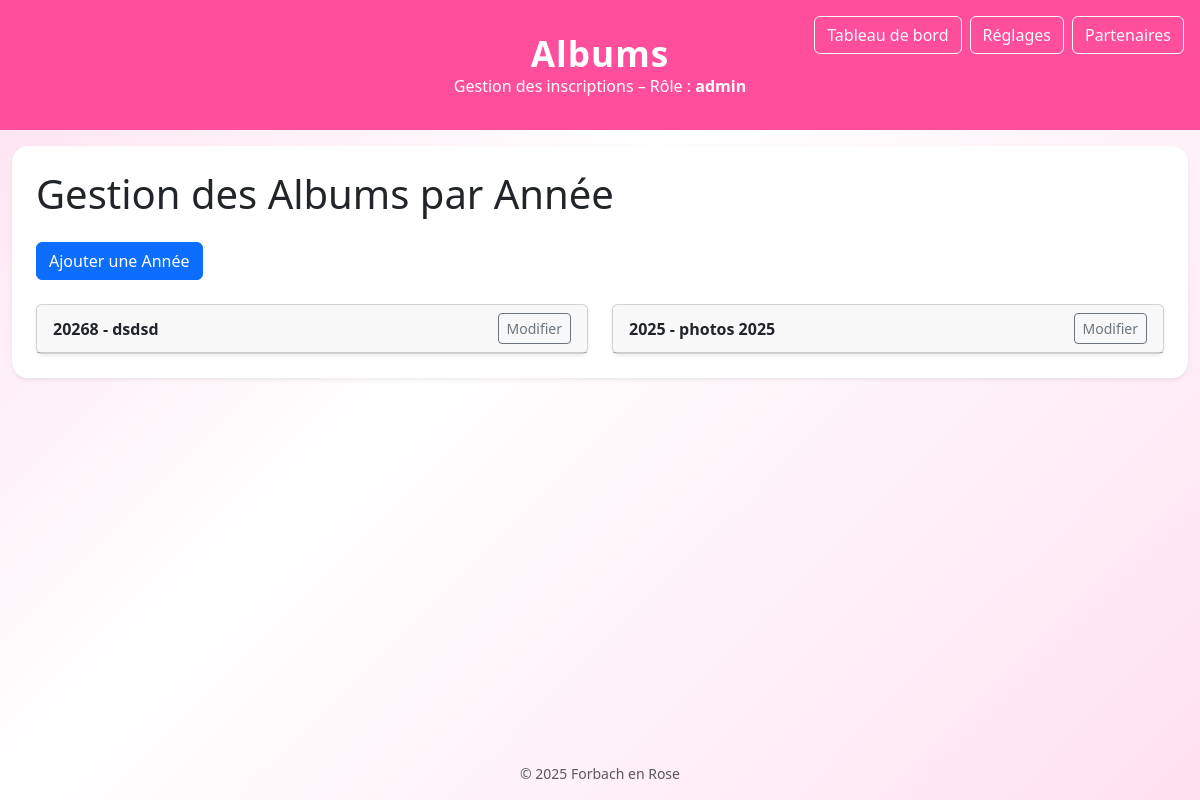
/inc/albums.php (signed in), run on an earlier commit of the app's database.
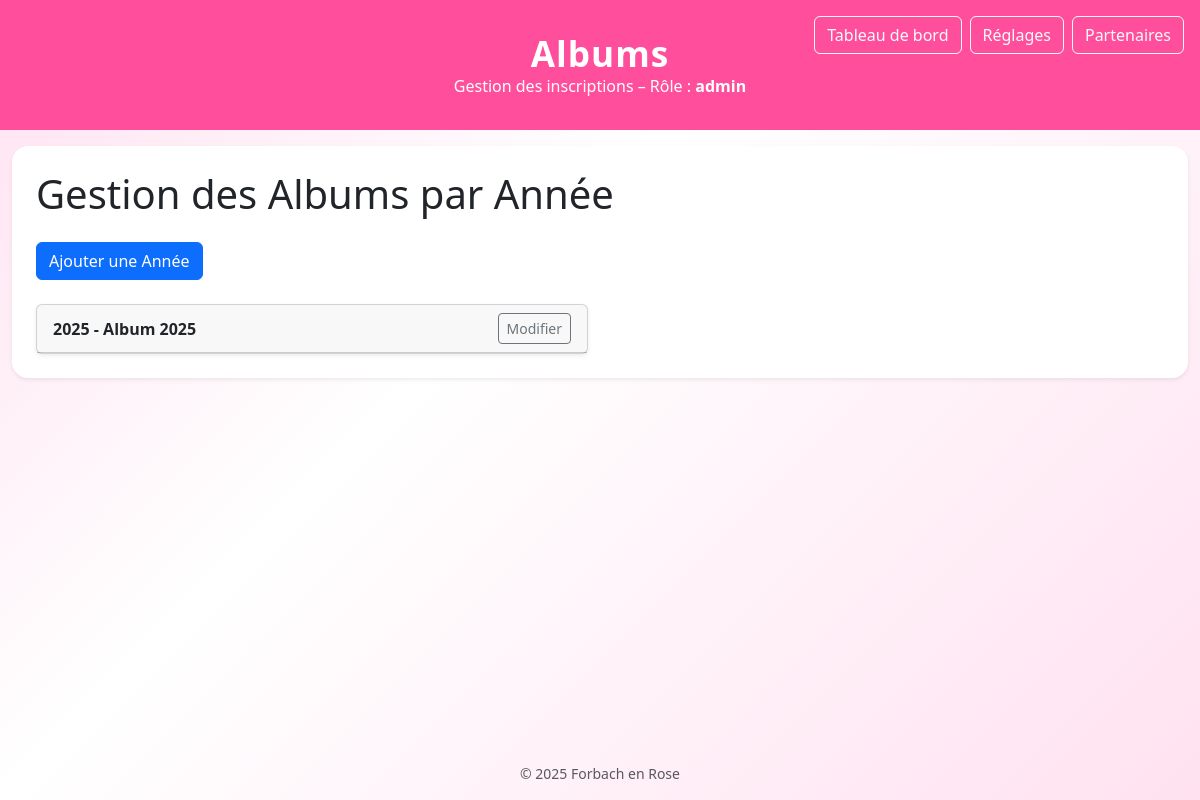
And on a later commit of the database.
### tables this page shows
CREATE TABLE IF NOT EXISTS `photo_years` (
  `id` int(11) NOT NULL AUTO_INCREMENT,
  `year` int(11) NOT NULL,
  `title` varchar(255) NOT NULL,
  PRIMARY KEY (`id`)
);

### config/config.php (called while the page is built, shortened)
<?php
function currentRole()   { return $_SESSION['role'] ?? null; }

### inc/albums.php (the view, shortened to what this page needs)
<?php
require '../config/config.php';
$role = currentRole();
$stmt = $pdo->prepare(
    'SELECT *
       FROM setting
      WHERE id = :id
      LIMIT 1');
$stmt->execute(['id' => 1]);
$data = $stmt->fetch(PDO::FETCH_ASSOC) ?: [];
$footer= $data['footer'] ?? '';
$years = $pdo->query("SELECT * FROM photo_years ORDER BY year DESC")->fetchAll(PDO::FETCH_ASSOC);
?>
<!doctype html>
<html lang="fr">
<head>
<link href="https://cdn.jsdelivr.net/npm/bootstrap@5.3.2/dist/css/bootstrap.min.css" rel="stylesheet">
<link href="../css/forbach-style.css" rel="stylesheet">
<link href="https://cdn.datatables.net/v/bs5/dt-1.13.10/datatables.min.css" rel="stylesheet">
<link href="https://cdn.jsdelivr.net/npm/bootstrap-icons@1.11.3/font/bootstrap-icons.css" rel="stylesheet">
</head>
<body class="d-flex flex-column">
<header class="hero">
  <div class="top-actions">
    <a      id="dashboard" href="dashboard.php"   class="btn btn-outline-light">Tableau de bord</a>
    <a      id="setting" href="setting.php"   class="btn btn-outline-light">Réglages</a>
    <a      id="partners" href="partners.php"   class="btn btn-outline-light">Partenaires</a>
  </div>
  <div class="hero-inner text-center">
    <h1>Albums</h1>
    <p class="mb-0">Gestion des inscriptions – Rôle : <strong><?= htmlspecialchars($role) ?></strong></p>
  </div>
</header>
<main class="container-fluid flex-grow-1">
    <div class="row g-4 align-items-stretch">
        <div class="col-12 col-lg-12 d-flex flex-column gap-4">
            <div class="card-dashboard p-4 shadow-sm rounded-4 bg-white flex-grow-0">
            <body class="container py-4">
            <h1 class="mb-4">Gestion des Albums par Année</h1>
            <button class="btn btn-primary mb-4" data-bs-toggle="modal" data-bs-target="#modalAddYear">Ajouter une Année</button>
            <div class="row g-4">
            <?php foreach ($years as $year): ?>
            <div class="col-md-6">
                <div class="card shadow-sm">
                <div class="card-header d-flex justify-content-between align-items-center">
                    <strong><?= htmlspecialchars($year['year']) ?> - <?= htmlspecialchars($year['title']) ?></strong>
                    <button class="btn btn-sm btn-outline-secondary" data-bs-toggle="modal" data-bs-target="#modalYear<?= $year['id'] ?>">Modifier</button>
                </div>
                </div>
            </div>
            <?php endforeach; ?>
            </div>
        </div>
    </div>
</main>
<footer class="text-center py-3 small text-muted"><?= htmlspecialchars($footer) ?></footer>
</body>
</html>

What changed in the data, as far as the page shows it:
removed photo_years: year "20268", title "dsdsd"
removed photo_years: year "2025", title "photos 2025"
added photo_years: year "2025", title "Album 2025"
